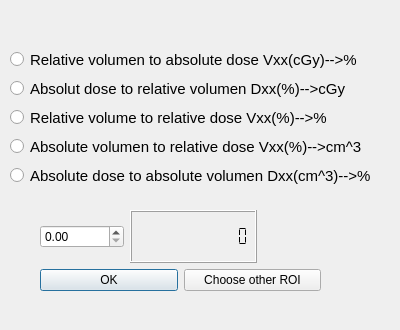
<?xml version="1.0" encoding="UTF-8"?>
<ui version="4.0">
 <class>GetInputs</class>
 <widget class="QDialog" name="GetInputs">
  <property name="geometry">
   <rect>
    <x>0</x>
    <y>0</y>
    <width>400</width>
    <height>330</height>
   </rect>
  </property>
  <property name="windowTitle">
   <string>Dialog</string>
  </property>
  <property name="autoFillBackground">
   <bool>false</bool>
  </property>
  <widget class="QWidget" name="layoutWidget_2">
   <property name="geometry">
    <rect>
     <x>10</x>
     <y>20</y>
     <width>380</width>
     <height>167</height>
    </rect>
   </property>
   <layout class="QVBoxLayout" name="verticalLayout_2">
    <item>
     <widget class="QLabel" name="label">
      <property name="font">
       <font>
        <pointsize>14</pointsize>
        <weight>75</weight>
        <bold>true</bold>
       </font>
      </property>
      <property name="text">
       <string/>
      </property>
     </widget>
    </item>
    <item>
     <layout class="QVBoxLayout" name="verticalLayout">
      <item>
       <widget class="QRadioButton" name="radioButtonGetrelvolonAbsdose">
        <property name="font">
         <font>
          <pointsize>11</pointsize>
         </font>
        </property>
        <property name="text">
         <string>Relative volumen to absolute dose Vxx(cGy)--&gt;%</string>
        </property>
       </widget>
      </item>
      <item>
       <widget class="QRadioButton" name="radioButtongetAbsDoseonRelvol">
        <property name="font">
         <font>
          <pointsize>11</pointsize>
         </font>
        </property>
        <property name="text">
         <string>Absolut dose to relative volumen Dxx(%)--&gt;cGy</string>
        </property>
       </widget>
      </item>
      <item>
       <widget class="QRadioButton" name="radioButtonGetRelvolonReldose">
        <property name="font">
         <font>
          <pointsize>11</pointsize>
         </font>
        </property>
        <property name="text">
         <string>Relative volume to relative dose Vxx(%)--&gt;%</string>
        </property>
       </widget>
      </item>
      <item>
       <widget class="QRadioButton" name="radioButton_AbsVoltoReldose">
        <property name="font">
         <font>
          <pointsize>11</pointsize>
         </font>
        </property>
        <property name="text">
         <string>Absolute volumen to relative dose Vxx(%)--&gt;cm^3</string>
        </property>
       </widget>
      </item>
      <item>
       <widget class="QRadioButton" name="radioButton_GetabsdoseonAbsvol">
        <property name="font">
         <font>
          <pointsize>11</pointsize>
         </font>
        </property>
        <property name="text">
         <string>Absolute dose to absolute volumen Dxx(cm^3)--&gt;%</string>
        </property>
       </widget>
      </item>
     </layout>
    </item>
   </layout>
  </widget>
  <widget class="QWidget" name="layoutWidget">
   <property name="geometry">
    <rect>
     <x>40</x>
     <y>210</y>
     <width>281</width>
     <height>81</height>
    </rect>
   </property>
   <layout class="QVBoxLayout" name="verticalLayout_3">
    <item>
     <layout class="QHBoxLayout" name="horizontalLayout_2">
      <item>
       <layout class="QHBoxLayout" name="horizontalLayout">
        <item>
         <widget class="QDoubleSpinBox" name="doubleSpinBox_3">
          <property name="maximum">
           <double>1000000.000000000000000</double>
          </property>
          <property name="singleStep">
           <double>0.100000000000000</double>
          </property>
         </widget>
        </item>
        <item>
         <widget class="QLCDNumber" name="lcdNumber_3">
          <property name="font">
           <font>
            <weight>75</weight>
            <bold>true</bold>
           </font>
          </property>
          <property name="digitCount">
           <number>12</number>
          </property>
          <property name="segmentStyle">
           <enum>QLCDNumber::Flat</enum>
          </property>
         </widget>
        </item>
        <item>
         <widget class="QLabel" name="LabelResult">
          <property name="text">
           <string/>
          </property>
         </widget>
        </item>
       </layout>
      </item>
     </layout>
    </item>
    <item>
     <layout class="QHBoxLayout" name="horizontalLayout_3">
      <item>
       <widget class="QPushButton" name="pushButton">
        <property name="text">
         <string>OK</string>
        </property>
       </widget>
      </item>
      <item>
       <widget class="QPushButton" name="pushButton_2">
        <property name="text">
         <string>Choose other ROI</string>
        </property>
       </widget>
      </item>
     </layout>
    </item>
   </layout>
  </widget>
 </widget>
 <resources/>
 <connections/>
</ui>
